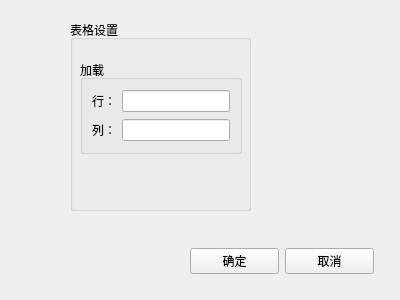
<?xml version="1.0" encoding="UTF-8"?>
<ui version="4.0">
 <class>PreSet</class>
 <widget class="QWidget" name="PreSet">
  <property name="geometry">
   <rect>
    <x>0</x>
    <y>0</y>
    <width>400</width>
    <height>300</height>
   </rect>
  </property>
  <property name="windowTitle">
   <string>预设置</string>
  </property>
  <widget class="QGroupBox" name="tableGroup">
   <property name="geometry">
    <rect>
     <x>70</x>
     <y>20</y>
     <width>181</width>
     <height>191</height>
    </rect>
   </property>
   <property name="title">
    <string>表格设置</string>
   </property>
   <widget class="QGroupBox" name="LoadGroup">
    <property name="geometry">
     <rect>
      <x>10</x>
      <y>40</y>
      <width>162</width>
      <height>94</height>
     </rect>
    </property>
    <property name="title">
     <string>加载</string>
    </property>
    <layout class="QGridLayout" name="gridLayout">
     <item row="0" column="0">
      <widget class="QLabel" name="rowCount">
       <property name="text">
        <string>行：</string>
       </property>
      </widget>
     </item>
     <item row="0" column="1">
      <widget class="QLineEdit" name="rowLine"/>
     </item>
     <item row="1" column="0">
      <widget class="QLabel" name="columnCount">
       <property name="text">
        <string>列：</string>
       </property>
      </widget>
     </item>
     <item row="1" column="1">
      <widget class="QLineEdit" name="columnLine"/>
     </item>
    </layout>
   </widget>
  </widget>
  <widget class="QWidget" name="opWidget" native="true">
   <property name="geometry">
    <rect>
     <x>190</x>
     <y>240</y>
     <width>184</width>
     <height>42</height>
    </rect>
   </property>
   <layout class="QHBoxLayout" name="horizontalLayout">
    <item>
     <widget class="QPushButton" name="okBtn">
      <property name="text">
       <string>确定</string>
      </property>
     </widget>
    </item>
    <item>
     <widget class="QPushButton" name="cancelBtn">
      <property name="text">
       <string>取消</string>
      </property>
     </widget>
    </item>
   </layout>
  </widget>
 </widget>
 <resources/>
 <connections/>
</ui>
